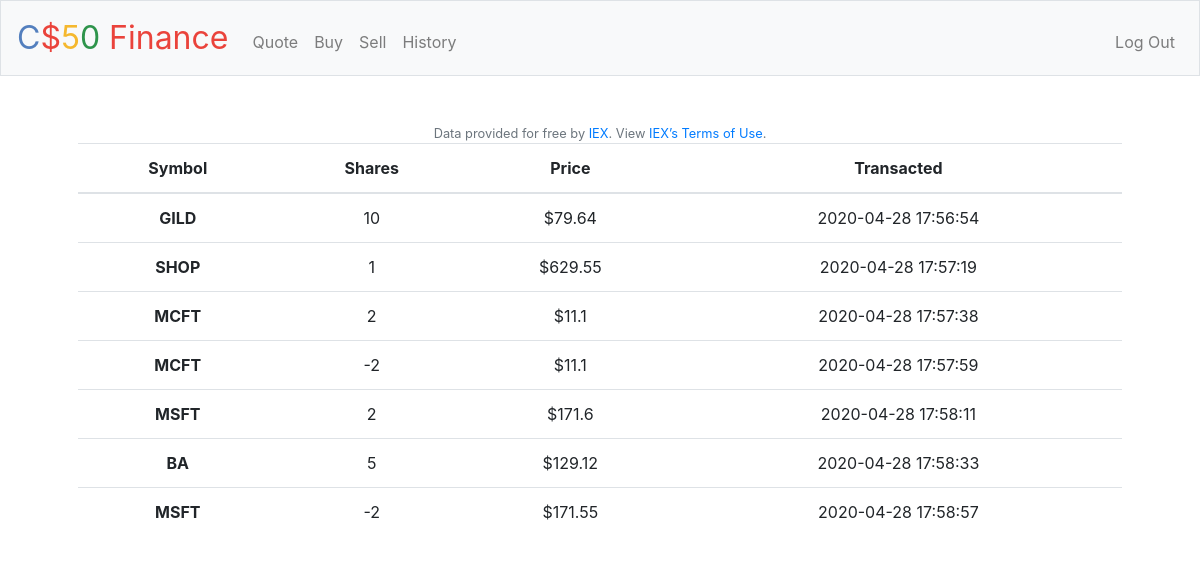
Screenshot of /history (signed in) with the database file from the repository.
### tables this page shows
CREATE TABLE 'purchases' ('user_id' integer, 'symbol' text,'shares' integer, 'price' real, 'time' datetime);

### pset8/finance/application.py (the view)
@app.route("/history")
@login_required
def history():
    rows = db.execute("SELECT symbol, shares, price, time FROM purchases WHERE user_id = :id",
                id=session["user_id"])
    values=[]
    for row in rows:
        symbol = row['symbol']
        shares = row['shares']
        price = round(row['price'],2)
        time = row['time']
        value=[symbol, shares, price, time]
        values.append(value)
    print("values", values)
    return render_template("history.html", values=values)

### pset8/finance/application.py (called while the page is built)
@app.after_request
def after_request(response):
    response.headers["Cache-Control"] = "no-cache, no-store, must-revalidate"
    response.headers["Expires"] = 0
    response.headers["Pragma"] = "no-cache"
    return response

### pset8/finance/helpers.py (called while the page is built)
def login_required(f):
    @wraps(f)
    def decorated_function(*args, **kwargs):
        if session.get("user_id") is None:
            return redirect("/login")
        return f(*args, **kwargs)
    return decorated_function

### pset8/finance/templates/history.html (shortened to what this page needs)
{% extends "layout.html" %}
{% block main %}
    <table class="table">
      <thead>
        <tr>
          <th scope="col">Symbol</th>
          <th scope="col">Shares</th>
          <th scope="col">Price</th>
          <th scope="col">Transacted</th>
        </tr>
      </thead>
       <tbody>
         {% for value in values %}
            <tr>
              <th scope="row">{{value[0]}}</th>
              <td>{{value[1]}}</td>
              <td>${{value[2]}}</td>
              <td>{{value[3]}}</td>
            </tr>
        {% endfor %}
        </tbody>
{% endblock %}

### rows the page displays
purchases: symbol "GILD", shares "10", price "79.64", time "2020-04-28 17:56:54"
purchases: symbol "SHOP", shares "1", price "629.55", time "2020-04-28 17:57:19"
purchases: symbol "MCFT", shares "2", value "11.1", time "2020-04-28 17:57:38"
purchases: symbol "MCFT", shares "-2", value "11.1", time "2020-04-28 17:57:59"
purchases: symbol "MSFT", shares "2", price "171.6", time "2020-04-28 17:58:11"
purchases: symbol "BA", shares "5", price "129.12", time "2020-04-28 17:58:33"
purchases: symbol "MSFT", shares "-2", price "171.55", time "2020-04-28 17:58:57"
